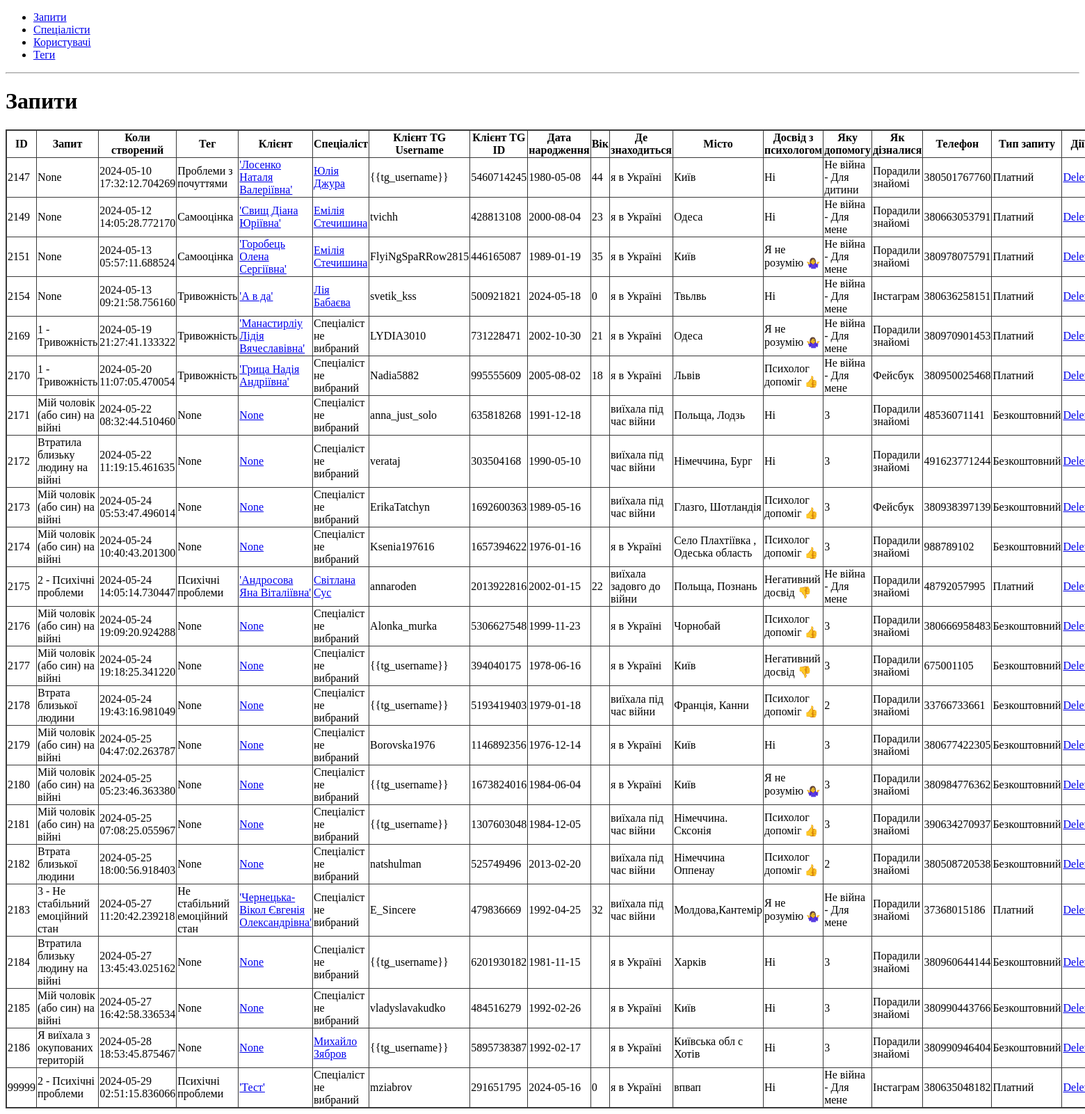
The app's page /requests/, older data.
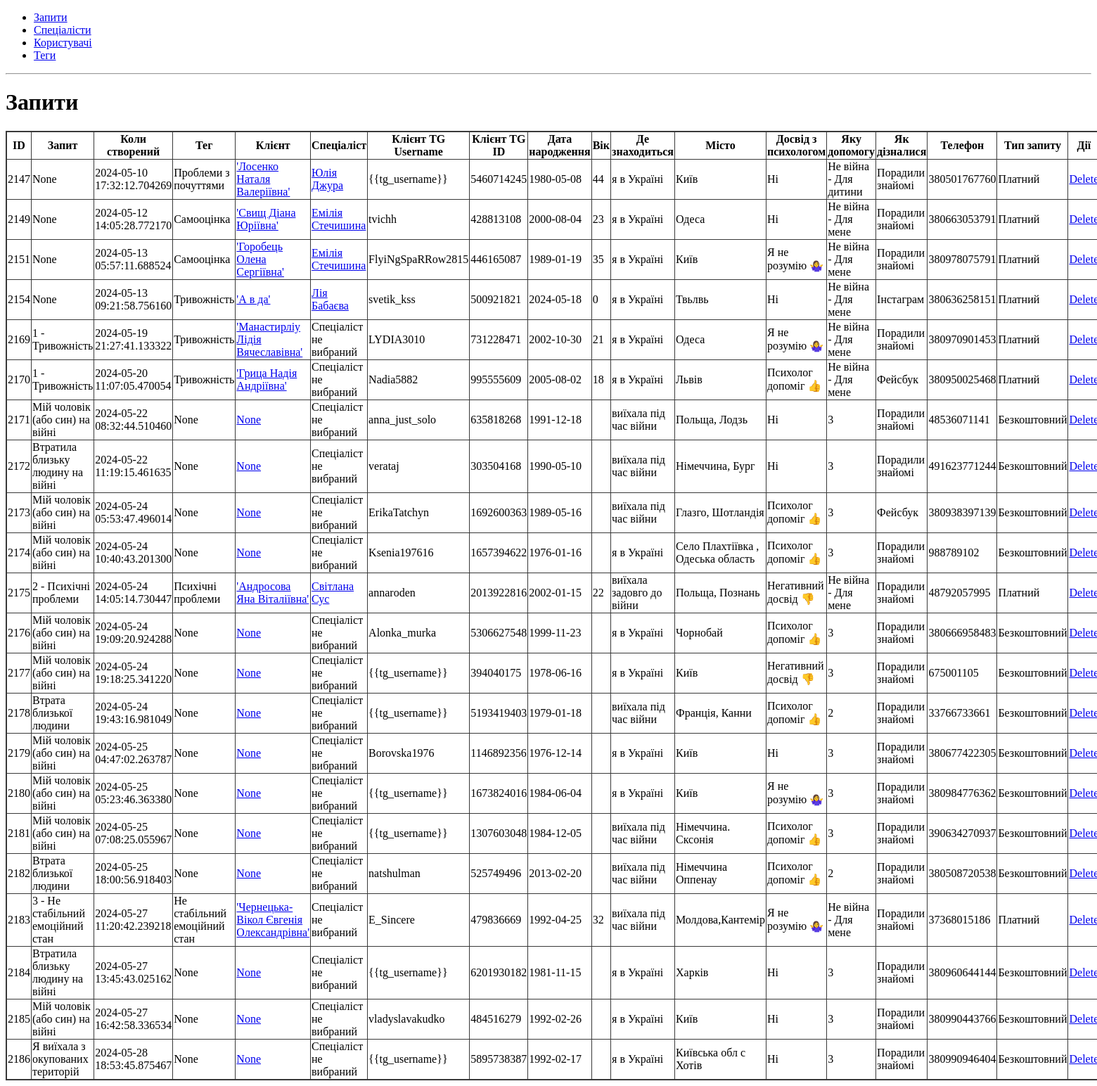
The same page, newer data.
### app/requests/models.py (models this page shows, shortened)
class Request(db.Model):
    id = db.Column(db.Integer, primary_key=True)
    created_date = db.Column(db.DateTime, nullable=False)
    user_full_name = db.Column(db.String(80), nullable=False)
    user_username = db.Column(db.String(80))
    user_telegram_id = db.Column(db.Integer)
    user_birthdate = db.Column(db.Date, nullable=False)
    user_where_is = db.Column(db.String(80), nullable=False)
    user_where_is_city = db.Column(db.String(80), nullable=False)
    user_worked_with_psychologist_before = db.Column(db.String(80), nullable=False)
    help_type = db.Column(db.String(80), nullable=False)
    user_how_known = db.Column(db.String(80), nullable=False)
    user_phone = db.Column(db.Integer, nullable=False)
    request_type = db.Column(db.String(80), nullable=False)
    tag_id = db.Column(db.Integer, db.ForeignKey("tag.id"), nullable=True)
    tag = db.relationship("Tag", backref="requests")
    user_age = db.Column(db.Integer)
    request_name = db.Column(db.String(80))
    user_id = db.Column(db.Integer, db.ForeignKey("user.id"), nullable=False)
    user = db.relationship("User", backref="requests")
    specialist_id = db.Column(db.Integer, db.ForeignKey("specialist.id"), nullable=True)
    specialist = db.relationship("Specialist", backref="requests")
    message_id = db.Column(db.Integer)

### app/tags/models.py (models this page shows, shortened)
class Tag(db.Model):
    __tablename__ = "tag"
    id = db.Column(db.Integer, primary_key=True)
    name = db.Column(db.String(255), unique=True, nullable=False)
    specialists = db.relationship("Specialist", secondary="specialist_tag", back_populates="tags")
    def __repr__(self) -> str:
        return f"{self.name}"

### app/users/models.py (models this page shows, shortened)
class User(db.Model):
    id = db.Column(db.Integer, primary_key=True)
    name = db.Column(db.String(80), unique=True, nullable=False)
    username = db.Column(db.String(80), unique=True)
    telegram_id = db.Column(db.Integer, unique=True)
    birthdate = db.Column(db.Date, nullable=False)
    where_is = db.Column(db.String(80), nullable=False)
    where_is_city = db.Column(db.String(80), nullable=False)
    worked_with_psychologist_before = db.Column(db.String(80), nullable=False)
    phone = db.Column(db.String(80), nullable=False)
    how_known = db.Column(db.String(80), nullable=False)
    age = db.Column(db.Integer)
    def __repr__(self):
        return '%r' % self.name

### app/specialists/models.py (models this page shows, shortened)
class Specialist(db.Model):
    __tablename__ = "specialist"
    id = db.Column(db.Integer, primary_key=True)
    name = db.Column(db.String(255), unique=True, nullable=False)
    description = db.Column(db.String(255))
    cv = db.Column(db.String(255))
    phone = db.Column(db.String(255))
    tags = db.relationship("Tag", secondary=specialist_tag, back_populates="specialists")
    telegram_username = db.Column(db.String(255))
    manychat_username = db.Column(db.String(255))
    cost = db.Column(db.Integer)
    def __repr__(self) -> str:
        return f"{self.name}"

### app/requests/routes.py (the view)
@bp.route("/", methods=["GET", "POST"])
def requests():
    return render_template("requests.html", requests = Request.query.all())

### app/requests/templates/requests.html
{% extends 'base.html' %}
{% block content %}
<h1>Запити</h1>
{% include 'requests_table.html' %}
{% endblock %}

### app/templates/base.html (shortened to what this page needs)
<!DOCTYPE html>
<html lang="en">
<head>
    <link rel="stylesheet" href="{{ url_for('static', filename='style.css') }}">
</head>
<body>
    <nav>
        <ul>
            <li><a href="{{ url_for('requests.requests') }}">Запити</a></li>
            <li><a href="{{ url_for('specialists.specialists') }}">Спеціалісти</a></li>
            <li><a href="{{ url_for('users.users') }}">Користувачі</a></li>
            <li><a href="{{ url_for('tags.tags') }}">Теги</a></li>
        </ul>
    </nav>
    <hr>
    <div class="content">
        {% block content %} {% endblock %}
    </div>
</body>
</html>

### app/requests/templates/requests_table.html
<table id="requests">
    <thead>
        <tr>
            <th>ID</th>
            <th>Запит</th>
            <th>Коли створений</th>
            <th>Тег</th>
            <th>Клієнт</th>
            <th>Спеціаліст</th>
            <th>Клієнт TG Username</th>
            <th>Клієнт TG ID</th>
            <th>Дата народження</th>
            <th>Вік</th>
            <th>Де знаходиться</th>
            <th>Місто</th>
            <th>Досвід з психологом</th>
            <th>Яку допомогу</th>
            <th>Як дізналися</th>
            <th>Телефон</th>
            <th>Тип запиту</th>
            <th>Дії</th>
        </tr>
    </thead>
    <tbody>
        {% for request in requests %}
        <tr>
            <td>{{ request.id }}</td>
            <td>{{ request.request_name }}</td>
            <td>{{ request.created_date }}</td>
            <td>{{ request.tag }}</td>
            <td><a href="{{ url_for('users.user_card', user_id=request.user_id) }}">{{ request.user }}</a></td>
            <td>
                {% if request.specialist %}
                <a href="{{ url_for('specialists.specialist_card', specialist_id=request.specialist_id) }}">{{ request.specialist }}</a>
                {% else %}
                Спеціаліст не вибраний
                {% endif %}
            </td>
            <td>{{ request.user_username }}</td>
            <td>{{ request.user_telegram_id }}</td>
            <td>{{ request.user_birthdate }}</td>
            <td>{{ request.user.age }}</td>
            <td>{{ request.user_where_is }}</td>
            <td>{{ request.user_where_is_city }}</td>
            <td>{{ request.user_worked_with_psychologist_before }}</td>
            <td>{{ request.help_type }}</td>
            <td>{{ request.user_how_known }}</td>
            <td>{{ request.user_phone }}</td>
            <td>{{ request.request_type }}</td>
            <td>
                <a href="{{ url_for('requests.delete_request', request_id=request.id) }}">Delete</a>
            </td>
        </tr>
        {% endfor %}
    </tbody>
</table>

### app/static/style.css (style rules this page uses)
table { border: 2px solid #393939; border-collapse: collapse; }
th, td { border: 0.5px solid #393939; }

Row changes from the older to the newer data that the page shows:
removed Request: id "99999", request_name "2 - Психічні проблеми", created_date "2024-05-29 02:51:15.836066", tag "Психічні проблеми", user "'Тест'", shows "Спеціаліст не вибраний", user_username "mziabrov", user_telegram_id "291651795", user_birthdate "2024-05-16", user.age "0", user_where_is "я в Україні", user_where_is_city "впвап", user_worked_with_psychologist_before "Ні", help_type "Не війна - Для мене", user_how_known "Інстаграм", user_phone "380635048182", request_type "Платний"
changed Request "Я виїхала з окупованих територій": specialist_id 471940885 → empty (drawn); specialist "Михайло Зябров" → (not shown); now shows "Спеціаліст не вибраний"
